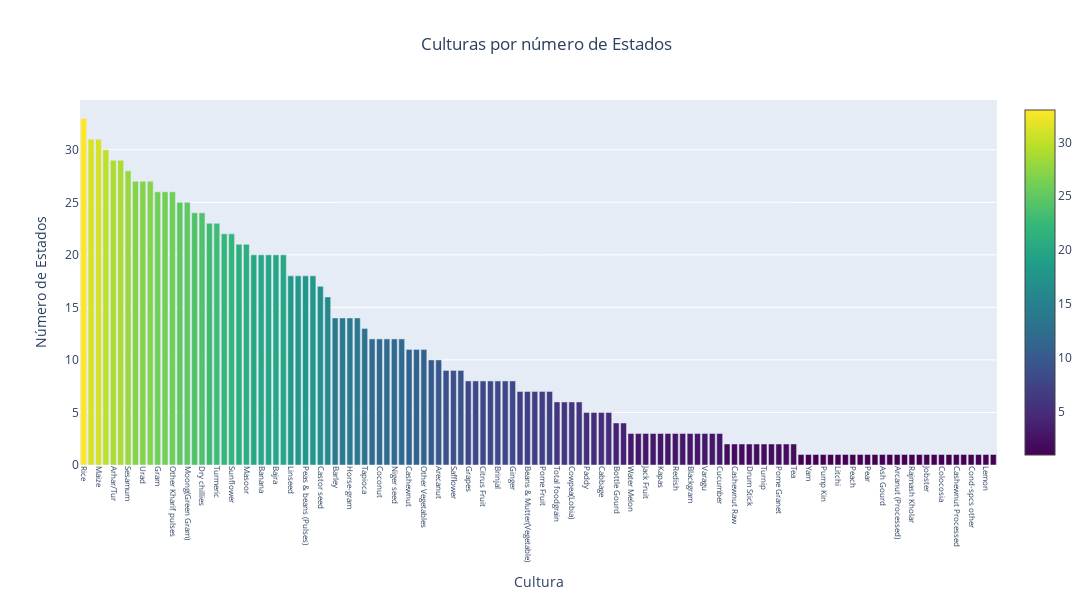

The notebook cell saved with this chart:
### Code cell
#Plotando com o plotly

crop = df['Crop'].unique()
total_states_for_each_crop = [len(df[df['Crop'] == x]['State_Name'].unique()) for x in crop]


data = pd.DataFrame({
    'Crop': crop,
    'Total States': total_states_for_each_crop
})


top_data = data.sort_values(by='Total States', ascending=False)


fig = go.Figure(data=[
    go.Bar(
        name='Total States',
        x=top_data['Crop'],
        y=top_data['Total States'],
        marker=dict(
            color=top_data['Total States'],
            colorscale='Viridis', 
            showscale=True
        )
    )
])

fig.update_layout(
    title='Culturas por número de Estados',
    title_x=0.5,
    xaxis_title='Cultura',
    yaxis_title='Número de Estados',
    barmode='group',
    width=2000,  
    height=600,  
    xaxis=dict(
        tickangle=90,
        tickfont=dict(size=8)  
    )
)

fig.show()

### Figure 1 — Plotly figure (JSON) as saved in the notebook; plotly's stock layout.template omitted (floating-point values rounded to 4 significant figures)
{"data": [{"marker": {"color": [33, 31, 31, 30, 29, 29, 28, 27, 27, 27, 26, 26, 26, 25, 25, 24, 24, 23, 23, 22, 22, 21, 21, 20, 20, 20, 20, 20, 18, 18, 18, 18, 17, 16, 14, 14, 14, 14, 13, 12, 12, 12, 12, 12, 11, 11, 11, 10, 10, 9, 9, 9, 8, 8, 8, 8, 8, 8, 8, 7, 7, 7, 7, 7, 6, 6, 6, 6, 5, 5, 5, 5, 4, 4, 3, 3, 3, 3, 3, 3, 3, 3, 3, 3, 3, 3, 3, 2, 2, 2, 2, 2, 2, 2, 2, 2, 2, 1, 1, 1, 1, 1, 1, 1, 1, 1, 1, 1, 1, 1, 1, 1, 1, 1, 1, 1, 1, 1, 1, 1, 1, 1, 1, 1], "colorscale": [[0, "#440154"], [0.1111, "#482878"], [0.2222, "#3e4989"], [0.3333, "#31688e"], [0.4444, "#26828e"], [0.5556, "#1f9e89"], [0.6667, "#35b779"], [0.7778, "#6ece58"], [0.8889, "#b5de2b"], [1, "#fde725"]], "showscale": true}, "name": "Total States", "type": "bar", "x": ["Rice", "Sugarcane", "Maize", "Rapeseed &Mustard", "Arhar/Tur", "Wheat", "Sesamum", "Potato", "Urad", "Groundnut", "Gram", "Other  Rabi pulses", "Other Kharif pulses", "Cotton(lint)", "Moong(Green Gram)", "Small millets", "Dry chillies", "Dry ginger", "Turmeric", "Jowar", "Sunflower", "Onion", "Masoor", "Tobacco", "Banana", "Soyabean", "Bajra", "Ragi", "Linseed", "Garlic", "Peas & beans (Pulses)", "Sweet potato", "Castor seed", "Coriander", "Barley", "Sannhamp", "Horse-gram", "Mesta", "Tapioca", "other oilseeds", "Coconut ", "Mango", "Niger seed", "Other Fresh Fruits", "Cashewnut", "Papaya", "Other Vegetables", "Jute", "Arecanut", "Moth", "Safflower", "Oilseeds total", "Grapes", "Other Cereals & Millets", "Citrus Fruit", "Black pepper", "Brinjal", "Pulses total", "Ginger", "Orange", "Beans & Mutter(Vegetable)", "Guar seed", "Pome Fruit", "Tomato", "Total foodgrain", "Pineapple", "Cowpea(Lobia)", "Bhindi", "Paddy", "Cardamom", "Cabbage", "other misc. pulses", "Bottle Gourd", "Khesari", "Water Melon", "Cauliflower", "Jack Fruit", "Carrot", "Kapas", "Bitter Gourd", "Redish", "other fibres", "Blackgram", "Korra", "Varagu", "Samai", "Cucumber", "Peas  (vegetable)", "Cashewnut Raw", "Rubber", "Drum Stick", "Snak Guard", "Turnip", "Lentil", "Pome Granet", "Other Citrus Fruit", "Tea", "Ribed Guard", "Yam", "Lab-Lab", "Pump Kin", "Apple", "Litchi", "Ber", "Peach", "Other Dry Fruit", "Pear", "Plums", "Ash Gourd", "Beet Root", "Arcanut (Processed)", "Ricebean (nagadal)", "Rajmash Kholar", "Perilla", "Jobster", "Bean", "Colocosia", "Coffee", "Cashewnut Processed", "Atcanut (Raw)", "Cond-spcs other", "Sapota", "Lemon", "Jute & mesta"], "y": [33, 31, 31, 30, 29, 29, 28, 27, 27, 27, 26, 26, 26, 25, 25, 24, 24, 23, 23, 22, 22, 21, 21, 20, 20, 20, 20, 20, 18, 18, 18, 18, 17, 16, 14, 14, 14, 14, 13, 12, 12, 12, 12, 12, 11, 11, 11, 10, 10, 9, 9, 9, 8, 8, 8, 8, 8, 8, 8, 7, 7, 7, 7, 7, 6, 6, 6, 6, 5, 5, 5, 5, 4, 4, 3, 3, 3, 3, 3, 3, 3, 3, 3, 3, 3, 3, 3, 2, 2, 2, 2, 2, 2, 2, 2, 2, 2, 1, 1, 1, 1, 1, 1, 1, 1, 1, 1, 1, 1, 1, 1, 1, 1, 1, 1, 1, 1, 1, 1, 1, 1, 1, 1, 1]}], "layout": {"barmode": "group", "height": 600, "title": {"text": "Culturas por número de Estados", "x": 0.5}, "width": 2000, "xaxis": {"tickangle": 90, "tickfont": {"size": 8}, "title": {"text": "Cultura"}}, "yaxis": {"title": {"text": "Número de Estados"}}}}
